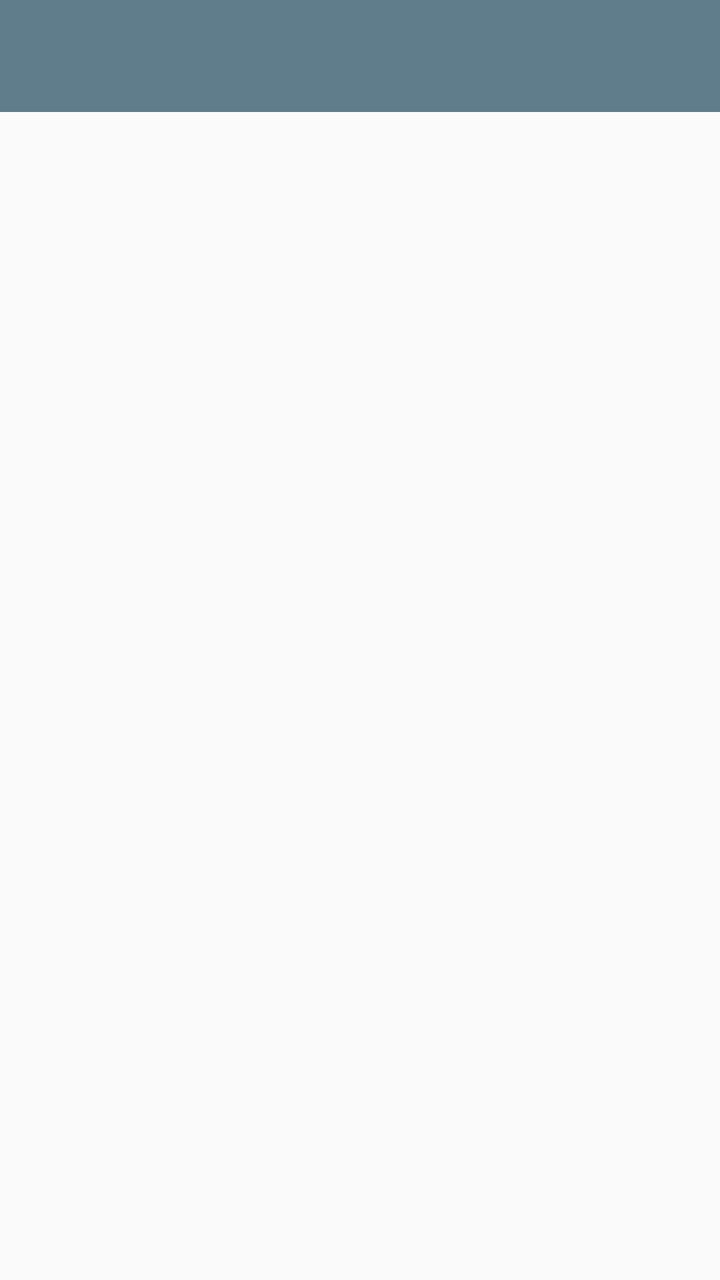
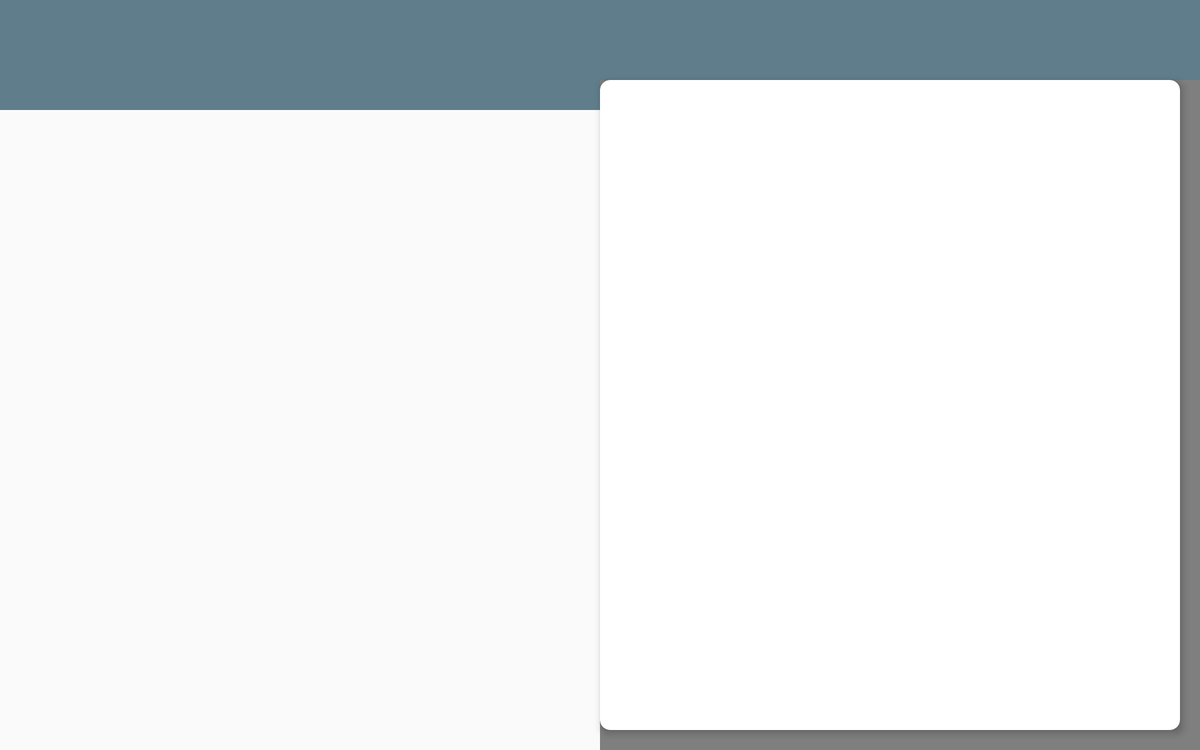

The same Android screen from two of the app's own layout files: first res/layout/ as a phone draws it, then the author's variant for another configuration, drawn on a device whose configuration selects that folder. Both files follow.
<!-- AndroidManifest.xml: activity theme AppTheme.NoActionBar -->
<!-- res/layout/activity_my_stocks.xml -->
<?xml version="1.0" encoding="utf-8"?>
<RelativeLayout xmlns:android="http://schemas.android.com/apk/res/android"
                xmlns:app="http://schemas.android.com/apk/res-auto"
                android:layout_width="match_parent"
                android:layout_height="match_parent">

    <android.support.v7.widget.Toolbar
        android:id="@+id/toolbar"
        android:layout_width="match_parent"
        android:layout_height="?attr/actionBarSize"
        android:layout_alignParentTop="true"
        app:popupTheme="@style/ThemeOverlay.AppCompat.Light"
        app:theme="@style/ThemeOverlay.AppCompat.Dark.ActionBar"
        />

    <FrameLayout
        android:id="@+id/fragment_my_stocks"
        android:layout_width="match_parent"
        android:layout_height="match_parent"
        android:layout_below="@+id/toolbar"/>

</RelativeLayout>
<!-- resources referenced by this layout -->
<resources>
  <style name="AppTheme.NoActionBar">
          <item name="windowActionBar">false</item>
          <item name="windowNoTitle">true</item>
      </style>
</resources>
<!-- res/layout-sw600dp/activity_my_stocks.xml (the author's variant of the layout above) -->
<!-- drawn on a 7-inch tablet turned sideways -->
<RelativeLayout
    xmlns:android="http://schemas.android.com/apk/res/android"
    xmlns:app="http://schemas.android.com/apk/res-auto"
    android:layout_width="match_parent"
    android:layout_height="match_parent">

    <RelativeLayout
        android:id="@+id/appbar"
        android:layout_width="match_parent"
        android:layout_height="wrap_content"
        android:background="?attr/colorPrimary"
        android:orientation="vertical"
        android:layout_alignParentTop="true"
        android:layout_alignParentLeft="true"
        android:layout_alignParentStart="true">

        <android.support.v7.widget.Toolbar
            android:id="@+id/toolbar"
            android:layout_width="match_parent"
            android:layout_height="?attr/actionBarSize"
            android:layout_alignParentLeft="true"
            android:layout_alignParentStart="true"
            android:layout_alignParentTop="true"
            app:theme="@style/ThemeOverlay.AppCompat.Dark.ActionBar"/>

        <View
            android:layout_width="match_parent"
            android:layout_height="@dimen/details_app_bar_overlap"
            android:layout_below="@id/toolbar"
            android:background="@color/primary"/>

    </RelativeLayout>

    <android.support.v4.widget.Space
        android:id="@+id/layout_center"
        android:layout_width="0dp"
        android:layout_height="0dp"
        android:layout_centerInParent="true"/>

    <FrameLayout
        android:id="@+id/fragment_my_stocks"
        android:layout_width="0dp"
        android:layout_height="match_parent"
        android:layout_alignEnd="@id/layout_center"
        android:layout_alignParentLeft="true"
        android:layout_alignParentStart="true"
        android:layout_alignRight="@id/layout_center"
        android:layout_below="@id/appbar"
        android:layout_marginEnd="@dimen/stock_recycler_view_margin"
        android:layout_marginLeft="@dimen/stock_recycler_view_margin"
        android:layout_marginRight="@dimen/stock_recycler_view_margin"
        android:layout_marginStart="@dimen/stock_recycler_view_margin"/>


    <android.support.v4.widget.Space
        android:id="@+id/card_view_aligner"
        android:layout_width="match_parent"
        android:layout_height="match_parent"
        android:layout_alignLeft="@id/layout_center"
        android:layout_alignParentEnd="true"
        android:layout_alignParentRight="true"
        android:layout_alignStart="@id/layout_center"
        android:layout_marginTop="?attr/actionBarSize"
        />

    <android.support.v7.widget.CardView
        android:id="@+id/stock_detail_container"
        android:layout_width="match_parent"
        android:layout_height="match_parent"
        android:layout_alignBottom="@id/card_view_aligner"
        android:layout_alignEnd="@+id/card_view_aligner"
        android:layout_alignLeft="@id/card_view_aligner"
        android:layout_alignRight="@id/card_view_aligner"
        android:layout_alignStart="@+id/card_view_aligner"
        android:layout_alignTop="@id/card_view_aligner"
        android:layout_marginBottom="@dimen/card_view_margin"
        android:layout_marginEnd="@dimen/card_view_margin"
        android:layout_marginRight="@dimen/card_view_margin"
        app:cardCornerRadius="@dimen/card_view_corner_radius"
        app:cardElevation="@dimen/detail_card_elevation"
        app:cardPreventCornerOverlap="false"/>


</RelativeLayout>
<!-- resources referenced by the variant -->
<!-- as a 7-inch tablet turned sideways resolves them -->
<resources>
  <color name="primary">#607D8B</color>
  <dimen name="card_view_corner_radius">8dp</dimen>
  <dimen name="card_view_margin">16dp</dimen>
  <dimen name="detail_card_elevation">4dp</dimen>
  <dimen name="details_app_bar_overlap">24dp</dimen>
  <!-- from res/values-sw600dp/ -->
  <dimen name="stock_recycler_view_margin">8dp</dimen>
  <style name="AppTheme.NoActionBar">
          <item name="windowActionBar">false</item>
          <item name="windowNoTitle">true</item>
      </style>
</resources>
